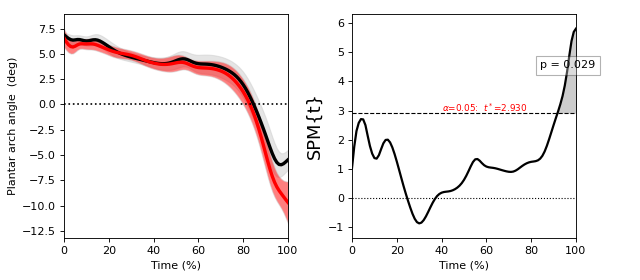

The script that drew this image:

from matplotlib import pyplot
import spm1d



#(0) Load data:
dataset      = spm1d.data.uv1d.t2.PlantarArchAngle()
YA,YB        = dataset.get_data()  #normal and fast walking



#(1) Conduct t test:
alpha      = 0.05
t          = spm1d.stats.ttest2(YA, YB, equal_var=False)
ti         = t.inference(alpha, two_tailed=False, interp=True)




#(2) Plot:
pyplot.close('all')
### plot mean and SD:
pyplot.figure( figsize=(8, 3.5) )
ax     = pyplot.axes( (0.1, 0.15, 0.35, 0.8) )
spm1d.plot.plot_mean_sd(YA)
spm1d.plot.plot_mean_sd(YB, linecolor='r', facecolor='r')
ax.axhline(y=0, color='k', linestyle=':')
ax.set_xlabel('Time (%)')
ax.set_ylabel('Plantar arch angle  (deg)')
### plot SPM results:
ax     = pyplot.axes((0.55,0.15,0.35,0.8))
ti.plot()
ti.plot_threshold_label(fontsize=8)
ti.plot_p_values(size=10, offsets=[(0,0.3)])
ax.set_xlabel('Time (%)')
# pyplot.show()
